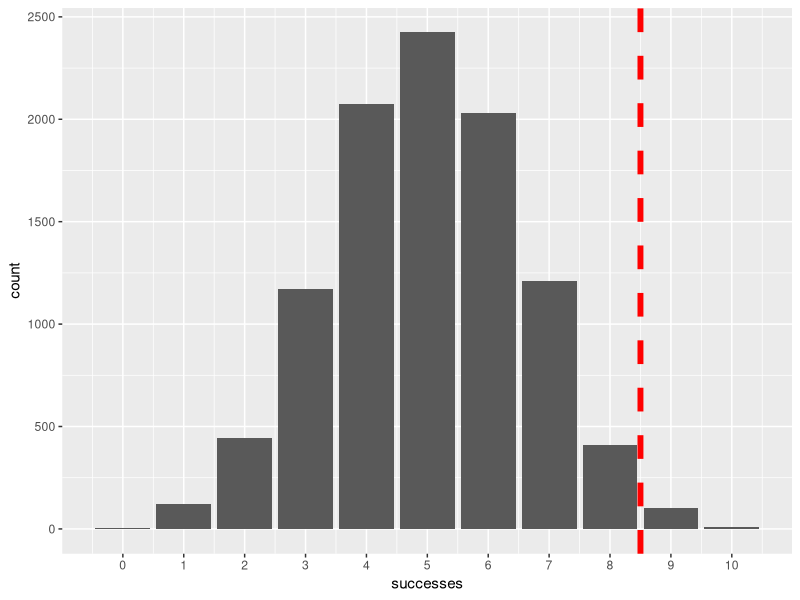
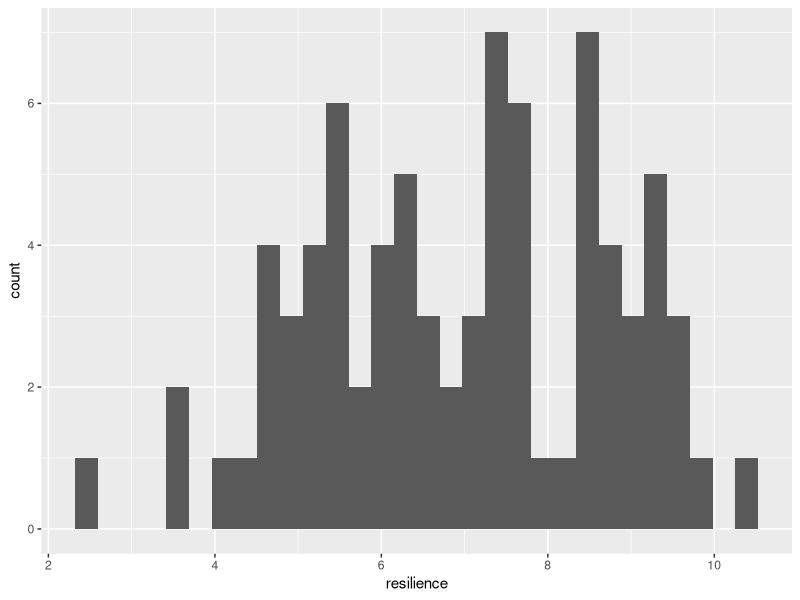
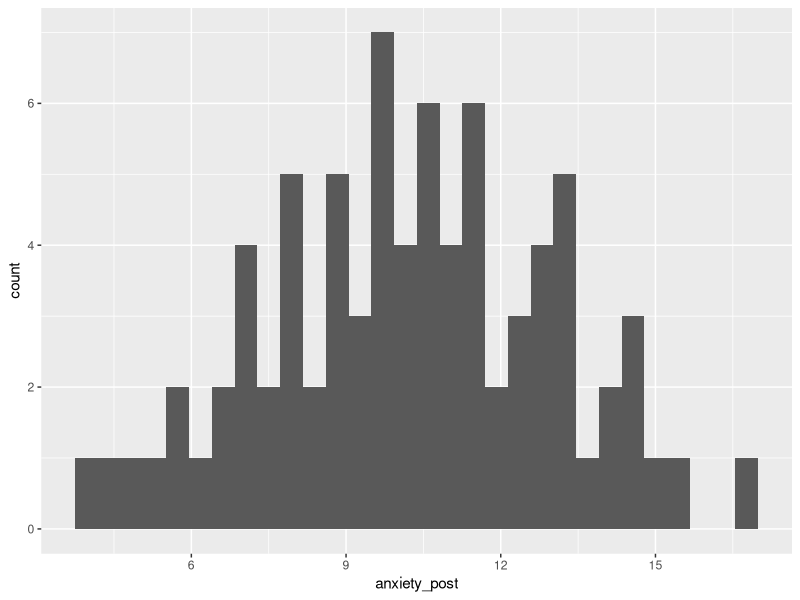
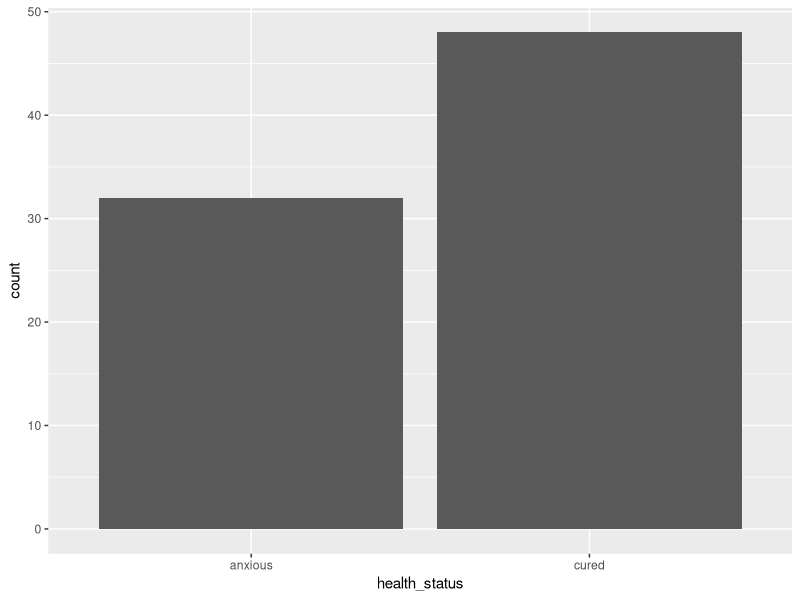
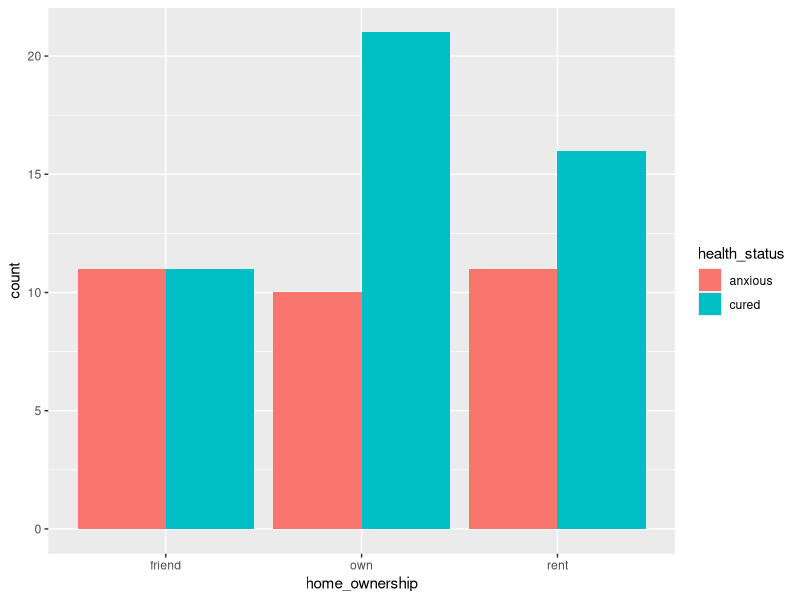
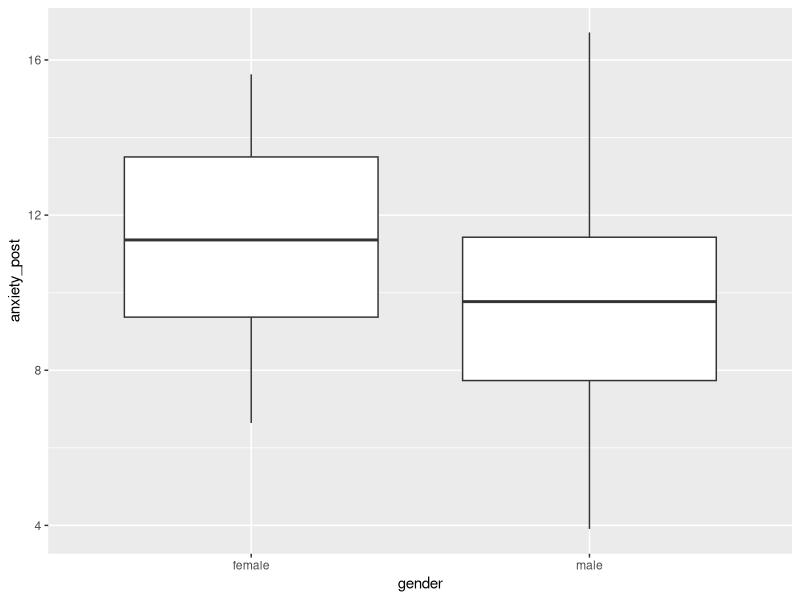
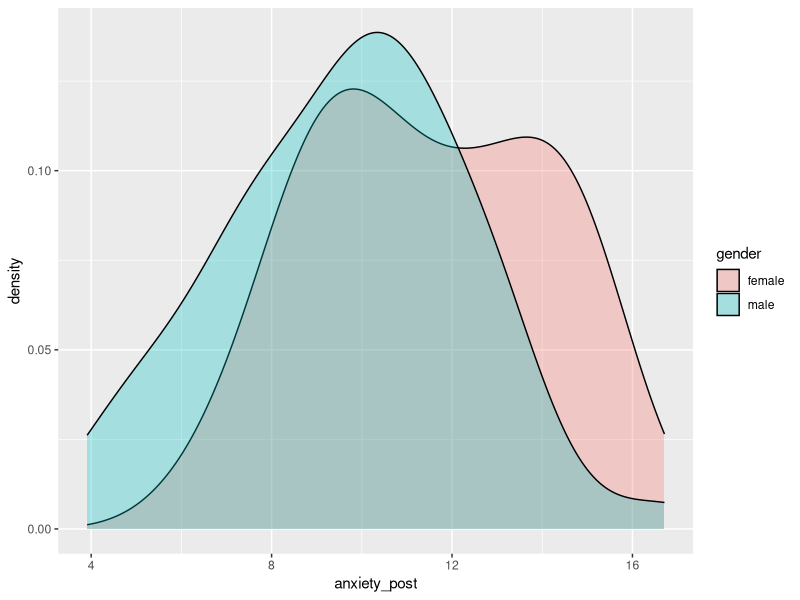
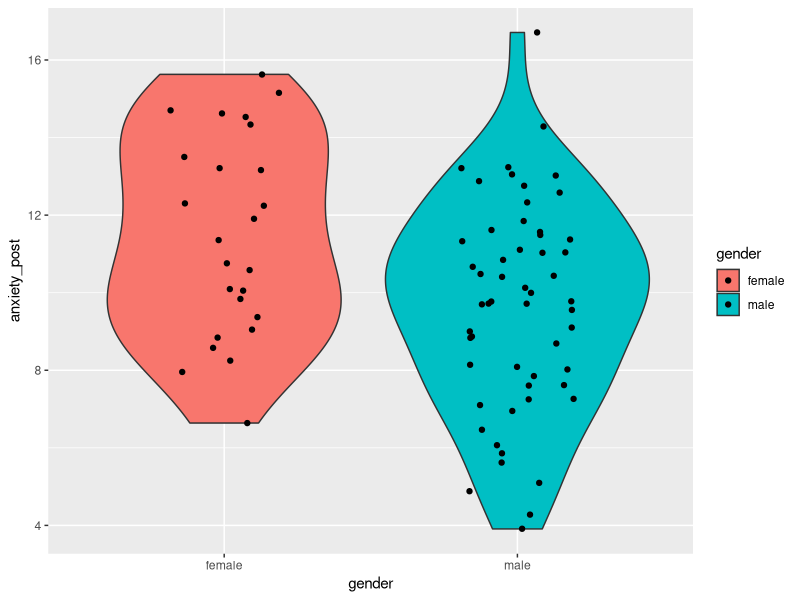

These charts were generated, in order, by the following R code:

############################################################
#                                                          #
#              Basics of hypothesis testing                #
#                                                          #
############################################################


# ## Abstract	

# This exercise aims to introduce the basic concepts related to **hypothesis testing**. During this exercise we will learn about the most commonly used statistical test to test univariate and bivariate hypotheses (testing the effect/relationship between two variables).	


# ## Loading packages	


library(tidyverse) # for dplyr and ggplot2	


# ## Null hypothesis significance testing, and its flipped logic	

# During hypothesis testing our aim often is to test establish the existence of an effect or relationship between variables. In other words, what is the probability that there is an effect. However, during **null-hypothesis significance testing (NHST)** we don't get an answer to this question directly. Rather, we apply a backward logic. We calculate what is the **probability of seeing the observed trend (or even more extreme trend) if the null hypothesis is true**.	

# A simple example: we suspect that **a coin is biased** in a way that when flipped it is more likely to show "heads" than "tails"). If I want to test whether the coin is biased with NHST, I first set up a **null-hypothesis**: in this case that the coin is fair (flipping "heads" and "tails" have the same probability).	

# - H1: the coin is biased (toward "heads")	
# - H0: the coin is fair	

# Let's say that we flip the coin and get 9 "heads" and 1 "tail". What is the probability that the coin is biased? We don't know. We cannot tell, partially because we did not specify "how much" bias are we looking for. However, we can easily tell what is the probability of getting this or even more extreme results (even more heads), if the coin is **fair**. It just requires a bit of probability theory. 	

# Without going into the details, we can calculate with the code below that the probability of getting 9 or more heads out of 10 coin flips if the probability of heads is 0.5 (50%), is p = 0.0107 (**about 1% chance**).	



	
1-pbinom(9-1, 10, 0.5)	

# In other words if we kept repeating the same experiment many times (each experiment containing 10 coinflips) with fair coins, in only 1% of the experiments would we get 9 or more heads.	

# We can test this in R by running a simulation of a lot of similar "experiments". We can randomize a coinflip-like binomial outcome (0 or 1) using the **rbinom()** function. With the code below we randomize the outcome of 10 coinflips 10000 times, with the probability of getting 1 or 0 being equial: p = 0.5 (50%). In the plot we can see how many of the experiments ended up producing 9 or more ones ("heads"). It is close to the above calculated theoretically expected probability.	


successes = rbinom(n = 10000, size = 10, prob = 0.5)	
random_flips = data.frame(successes)	
	
sum(successes > 8)/10000 # proportion of experiments with 9 or more "heads"	
	
ggplot(data = random_flips) +	
  aes(x = successes) +	
  geom_bar()+	
  scale_x_continuous(breaks = 0:10)+	
  geom_vline(xintercept = 8.5, col = "red", linetype = "dashed", size = 2)	
	
	


# Furthermore, this value is equivalent to the p-value returned by a statistical test testing the "fairness" of the coin, in this case, the Binomial test (notice that the p-value returned by the test is the same as we calculated above using pbinom()).	


	
binom.test(x = 9, n = 10, p = 0.5, alternative = "greater")	
	

# All in all, getting 9 or more heads is pretty **surprising** (rare)  from 10 flips, if the coin is fair. But what does this mean regarding whether the coin is **actually fair or not**? We don't actually know. We only know **how rare it is to see the result that we got, if we assume that the coin is fair**. This is the backward logic of the NHST you need to understand.	

# Let's go further now and let's assume that we need to **make a decision** about whether we consider the coin to be fair (for example for a "coin flipping contest") or whether we should believe that the coin is biased. This is the **test** part in the NHST. We usually make this decision based on a pre-specified probability threshold. If the result we saw is **surpirising enough**, **rare enough** assuming the truth of the null hypothesis, we might consider to abonden the assumption that the null hypothesis is true (and with the process of elimination, the only thing we are left with is the alternative hypothesis).	

# In psychology, we usually set this decision threshold at **lower than 5% probability** (p < 0.05). If we see a probability (a p-value) lower than this, we say that we **reject the null**. 	

# It is important to realize thought that we do not get information from the test about the true probability of the null or the alternative hypotheses being true in any single test. We can only know how probable or improbable the result we saw is "in a world where H0 is true". Nothing more and nothing less. 	

# The benefit of using the NHST framework for statistical decision making is that **if we use our decision threshold consistently**, we can be **fairly certain** that we only reject the null falsely in 5% of the times **when the null was actually true**. 	

# Please notice two things though: One is that I said **"fairly certain"** because the assumptions of our statistical tests must hold true, and we have to account for multiple testing. The other is that I said **"when the null was actually true"**. This is important to realize that the benefit that only 5% of our rejections are false does not mean that we are only wrong in 5% of our statistical decisions. This is because this also depends on the **base-rates of correct hypotheses**.	

# ## How many times are we actually right when making statistical decisions?	

# Consider for example of lie detectors. Lie detectors have a pretty high sensitivity, meaning that they tend to correctly identify liers in a high percentage of cases. Lets assume that we have a lie detector with a 95% sensitivity, and that the court uses decisions of lie detector operators in court rulings, so this means that we will catch 95% of the criminals, and only 5% of the criminals will get away unpunished (false negatives). This is all great and some might argue that we should use lie detectors more often in court cases. But notice that so far we only talked about criminals. What about the innocents? It turns out that while lie detectors have a great sensitivity, they tend to have a terrible specificity. That is, about 50% of non-liers are also detected as liers (false-positives) by the lie detector test. So how many times will our court rulings be correct if we rely on lie detectors? It depends on how many criminals and how many innocents we do the test with. If we mostly do the tests with criminals, we will be right most of the times. If we mostly do the test with innocents, we will be wrong most of the times. It is easy to see that if we blanket-test the population with lie detectors, and the actually proportion of criminals in the population is very low, we will end up with mostly innocents in the jails.	

# The same is true for NHST. NHST has a 5% false positive rate (false rejection of the null), but research studies tend to be powered to only have 80% of power (this means 20% false negative rate) in theory. So how many of our statistical decisions are correct then? As in the previous example, this depends on the base-rate. Of how often we do statistical tests of hypotheses which are actually true. 	

# Lets say that the alternative hypothesis is true in 50% of the cases. So from 2000 hypotheses that we test, in 1000 H0 is true, and we will reject the null falsely in 5% of them, so in 50 of these studies we will (wrongly) say that the hypothesis is true. In the rest of the studies, assuming 80% power, we will correctly reject the null in 800 studies. So in total we rejected the null in 850 studies, so in total, we our decisions to reject the null was incorrect in 50/850=0.0588 proportion of the null-rejection decisions (about 6%). Also, we retained the null hypothesis in 950 of the times when the null was actually correct, and we falesely retained the null in 200 studies where actually the alternative hypothesis was true. So our decision to retain the null was incorrect in 200/1150=0.174 proportion (17%) of the decisions in which we retained the null. In total, 250/2000 = 0.125, that is, 12.5% of our statistical decisions were incorrect.	

# But lets assume now that we (scientists) are not that good at coming up with good hypotheses. What if only 10% of the hypotheses that we test in research are actually true? If we crunch the numbers, we can see that in this case, from 2000 research studies we will end up with 90 false rejections of the null and 160 true rejections of the null, thus, we wrongly rejected the null in 36% of all the null-rejection decisions. This is pretty bad. You can say that OK, but in return only incorrectly retained the null in 2% of our null-retention decisions, which lands us at about only 6.5% of our statistical decisions being incorrect overall. That is true, but note that:	

# - the using a strict 5% decision threshold did not prevent us from making a lot of mistakes when we rejected nulls.	
# - the actual power in real research is much lower than the usually desired 80%. Some researchers estimate that depending on the field in question, the actual power is closer to 30-50%.	
# - there is a huge publication bias where positive results (rejecting the null) are overwhelmingly more easy to get published than negative results (retaining the null), so we mostly just see the null-rejection decisions, which means that out of all of the **published** statistical decisions, the actual rate of incorrect decisions is much higher overall.	
# - we did not factor in assumptions not holding true and multiple testing as I mentioned above, which might make things worse	
# - we don't actually know the true base-rate of "good ideas", so how many of our hypotheses baing tested in research are actually true. if most hypotheses we test are wrong, the published decisions can be wrong in even more times	
# - people's careers depend on publication, so researchers are incentivised to "get positive results", because that will increase their chances of being published, thus, there is a certain amount of fraud and questionable research practices in the field, that introduce bias.	

# In summary, unfortunaly it is a very real **possibility that most of the published statistical decisions are wrong** in the current literature. Recent multi-lab replication projects confirm this grim suspicion, where only about 40-60% of the findings published in top scientific journals could be replicated in high powered replication attempts.	


# ## How to do the most common statistical tests in R	

# As discussed above, statistical tests are designed to compute a p-value. In this class we will discuss the following statistical tests:	

# - binomial test	
# - Chi-squared test	
# - t-test	
# - one-way ANOVA	
# - correlation test	



# ### Binomial test	

# We can test the hypothesis that the probability of on of two binomial outcomes is different from a specified test value using the binomial test. In the coin-flip case we used this test to test the hypothesis that the probability of "heads" is higher than 0.5. In this test we need to specify the number of "successes" (x) and the number of total attempts (n), where "success" is defined as getting one of the two possible outcomes. We also need to specify the propbability of success in case of the null hypothesis being true. This is denoted as "p", but don't let this confuse you, this is not the p-value that we use for statistical inference.	

# We specify that alternative = "greater" in the code because we have a specific directional hypothesis, the alternative hypothesis is not only that the probability of heads is "different" from 0.5, we suspect that the probability of heads is actually higher than 0.5.	


	
binom.test(x = 9, n = 10, p = 0.5, alternative = "greater")	
	


# Interpreting the results:	

# - p-value: This is the p-value used for statistical inference, giving the probability of seeing the observer results or even more extreme results if the null is true.	
# - alternative hypothesis: specifies the alternative hypothesis, in this case that "true probability of success is greater than 0.5", because we specified p = 0.5 when calling the statistical test, and because we specified that alternative = "greater".	
# - 95 percent confidence interval (95% CI for short): A 95% confidence interval, meaning that if the experiment was repeated many times and we calculated the the confidence intervals the same way, 95% of these intervals would contain the true population parameter (in this case, the actual probability of getting heads with this coin). It is important that just like the p-value, this 95% CI does not give any assurance about the current single study, it is designed to work over many studies. Note that the CI extend on one side to the highest possible value (in this case 1 is the highest possible value, since we are talking about probabilites). This is because we specified a "one-sided" statistical test with alternative = "greater".	
# - Sample estimates: the actual observed "empirical probability", the observed proportion of successes in our sample. This is the point-estimate.	

# The result can be written as:	

# "We observed 9 heads out of 10 coin flips. The probability of heads is statistically significantly larger (p = 0.011) than 50%: the probability of heads was 0.9 in the sample (95% CI = 0.61, 1)"	

# ## Generate data for the class	

# The code below will generate some data for our class today. It is not important to understand the data generation code at this point in the course, but if you are interested, you can learn from it. 	


n_per_group = 40	
	
base_height_mean = 164	
base_height_sd = 10	
base_anxiety_mean = 18	
base_anxiety_sd = 2	
resilience_mean = 7	
resilience_sd = 2	
	
treatment_effect = - 3	
resilience_effect = - 0.8	
	
gender_bias = 0.7	
gender_effect = - 1	
gender_effect_on_height = 12	
	
	
treatment <- rep(c(1, 0), each = n_per_group)	
set.seed(1)	
	
gender_num <- rbinom(n = n_per_group * 2, size = 1, prob = 0.7)	
gender <- NA	
gender[gender_num == 0] = "female"	
gender[gender_num == 1] = "male"	
	
set.seed(2)	
home_ownership <- sample(c("own", "rent", "friend"), n_per_group * 2, replace = T)	
	
set.seed(3)	
resilience <- rnorm(mean = resilience_mean, sd = resilience_sd, n = n_per_group*2)	
	
set.seed(6)	
anxiety_base <- rnorm(mean = base_anxiety_mean, sd = base_anxiety_sd, n = n_per_group*2)	
anxiety_baseline <- anxiety_base + resilience * resilience_effect + gender_num * gender_effect + rnorm(mean = 0, sd = 2, n = n_per_group*2)	
anxiety_post <- anxiety_base + treatment * treatment_effect + resilience * resilience_effect + gender_num * gender_effect	
participant_ID <- paste0("ID_", 1:(n_per_group*2))	
	
set.seed(5)	
height_base <- rnorm(mean = base_height_mean, sd = base_height_sd, n = n_per_group*2)	
height <- height_base + gender_num * gender_effect_on_height	
	
	
group <- rep(NA, n_per_group*2)	
group[treatment == 0] = "control"	
group[treatment == 1] = "treatment"	
	
health_status <- rep(NA, n_per_group*2)	
health_status[anxiety_post < 11] = "cured"	
health_status[anxiety_post >= 11] = "anxious"	
	
data <- data.frame(participant_ID)	
data = cbind(data, gender, group, resilience, anxiety_baseline, anxiety_post, health_status, home_ownership, height)	
data = as_tibble(data)	
	
data = data %>% 	
  mutate(gender = factor(gender))	
	
data = data %>% 	
  mutate(group = factor(group))	
	
data = data %>% 	
  mutate(health_status = factor(health_status))	
	
data = data %>% 	
  mutate(home_ownership = factor(home_ownership),	
         anxiety_baseline = round(anxiety_baseline, 2),	
         anxiety_post = round(anxiety_post, 2),	
         resilience = round(resilience, 2),	
         height = round(height, 2))	
	
	


# The data simulate data gathered in a randomized controlled clinical trial, where we assessed the effectiveness of psychotherapy to alleviate stress of hurricane survivors. People with high anxiety entered the study after they lost their homes in a hurricane. Participants were randomly allocated into a control or a treatment group. The treatment group got weekly CBT sessions for 6 weeks. The control group was put on a wait list, and did not get any intervention to decrease anxiety.	

# In the dataset we have the following variableS: 	

# - participant_ID	
# - gender	
# - group - "treatment" or "control"	
# - resilience - a trait-like ability/capacity of a person to cope with challanges or stressful situations (a continuous variable)	
# - anxiety_baseline - anxiety levels measured at baseline	
# - anxiety_post - anxiety measured after 6 weeks	
# - health_status - whether the person can be considered to be "cured" or "anxious" according to clinical criteria.	
# - home_ownership - where did the person live before the hurricane: "friend" means that with family or friends, "own" means that in a property owned by the person, "rent" means that in property rented by the person	
# - height - height of the person	

# ## Checking data.	


# As always, we need the check the data structure and descriptives before doing any analysis. 	



data	
	
data %>% 	
  summary()	
	
data %>% 	
  ggplot() +	
    aes(x = resilience) +	
    geom_histogram()	
	
data %>% 	
  ggplot() +	
    aes(x = anxiety_post) +	
    geom_histogram()	
	
data %>% 	
  ggplot() +	
    aes(x = health_status) +	
    geom_bar()	
	
set.seed(Sys.time())	


# ## Hypotheses

# We will test the following hypotheses in this study: 	

# 1. More than 50% of the participants were male in the population (**gender** vs. 50%).	
# 2. The research groups will differ from each other in the health_status of individuals. (**health_status** vs. **group**)	
# 3. The average anxiety will be lower i the treatment group than in the control group at the 6 week (post-tretatment) measurement time (**anxiety_post** vs. **group**)	
# 4. Resilience will be negatively correlated with post-test anxiety (those with higher resilience will have lower anxiety).(**anxiety_post** vs. **resilience**)	


# *___________Practice_____________*	

# Test the hypothesis that there are more than 50% males (**gender** variable) in this clinical population. 	

# Hint: We can test this hypothesis the same way as we tested the hypothesis above about the coin being biased.	

# *________________________________*	


# ## Relationship between two categorical variables (Chi-squared test)	

# The Chi-squared test is used to assess whether there is a relationship between two categorical variables.	

# (For 2x2 tables the Fisher’s exact test or likelihood ratio test is advised, but for tables larger than 2x2 the Chi-sqare test is advised.)	

# Assumptions for the Chi-sqare test:	

# - Each observation is independent of all the others (i.e., one observation per subject);	
# - No more than 20% of the expected counts are less than 5 and all individual expected counts are 1 or greater	

# Lets now assess the relationship of **home_ownership** and **health_status**. 	

# As always, we start with exploration:	

# - create a crosstab of the two variables	
# - visualize the relationship using a barchart (pl. geom_bar)	


	
table(data$home_ownership, data$health_status)	
	
data %>% 	
  ggplot() +	
    aes(x = home_ownership, fill = health_status) +	
    geom_bar(position = "dodge")	
	


# Then, we can perform the Chi-squared test. We do this on the crosstab we created for the exploration above. 	

# In the Khi-squared test we are testing the null hypothesis that the probability distribution of one variable is the same in all categories of the other variable. (In our case this means that people in all home ownership categoris display the same rate of being cured vs. being anxious)	



	
ownership_health_status_table = table(data$home_ownership, data$health_status)	
ownership_health_status_table	
	
chisq.test(ownership_health_status_table)	
	

# We can write this result down as: 	

# "There is no statistically significant difference among the different home ownership groups in their health status. (X^2 = `r round(chisq.test(ownership_health_status_table)$statistic, 2)`, df = `r chisq.test(ownership_health_status_table)$parameter`, p = `r round(chisq.test(ownership_health_status_table)$p.value, 3)`)."	





# *___________Practice_____________*	


# Test hypothesis 2 mentioned above: "The research groups will differ from each other in the health_status of individuals." (**health_status** vs. **group**)	

# This can be tested with the same procedure as above.	

# - first, do explorative analysis	
# - create a crosstab of the two variables, save this table as a new object	
# - do the chisq.test() with this table object as the input	
# - write down the results according to the example in the class notes.	


# *________________________________*	


# ## Comparing the average of a continuous variable across groups: t-test and ANOVA	


# ### t-test	

# The t-test is used to compare the mean of a continuous variable across two groups. For example in the code below we compare the mean of anxiety after 6 weeks of treatment (**anxiety_post**) of men and women (**gender**).  	

# The assumptions of the independent sample t-test are:	

# - The dependent variable should be measured at the interval or ratio level	
# - The independent variable should consist of two categorical independent groups	
# - Independence of the observations. Each subject should belong to only one group. There is no relationship between the observations in each group.	
# - No significant outliers in the two groups	
# - Normality. the data for each group should be approximately normally distributed.	
# - Homogeneity of variances. the variance of the outcome variable should be equal in each group. The Welch t-test does not make this assumption, so this can be used in case of heteroscedasticity.	


# As usualy we start with exploratory statistics.	


	
summary = data %>% 	
  group_by(gender) %>% 	
    summarize(mean = mean(anxiety_post), sd = sd(anxiety_post))	
summary	
	
data %>% 	
  ggplot() +	
    aes(x = gender, y = anxiety_post) +	
    geom_boxplot()	
	
data %>% 	
  ggplot() +	
    aes(x = anxiety_post, fill = gender) +	
    geom_density(alpha = 0.3)	
	
data %>% 	
  ggplot() +	
    aes(x = gender, y = anxiety_post, fill = gender) +	
    geom_violin() +	
    geom_jitter(width = 0.2)	
	
	


# The exploratory results that indicate that there is a difference between the gender groups, females having slightly higher anxiety than men.	

# To see whether there is a statistically significant difference, we need to perform a t-test using the t.test() function.	


	
t_test_results = t.test(anxiety_post ~ gender, data = data)	
t_test_results	
	
mean_dif = summary %>% 	
    summarize(mean_dif = mean[1] - mean[2])	
mean_dif	
	
	


# The result can be written down as follows:	

# "Men and women are significantly different in post-treatment anxiety. (t = `r round(t_test_results$statistic, 2)`, df = `r round(t_test_results$parameter, 2)`, p = `r round(t_test_results$p.value, 3)`. Mean anxiety in the groups were as follows: women: `r round(summary$mean[1], 2)`(`r round(summary$sd[1], 2)`), men: `r round(summary$mean[2], 2)`(`r round(summary$sd[2], 2)`). Women were on average more anxious by `r round(mean_dif, 2)` points than men (95% CI = `r round(t_test_results$conf.int[1], 2)`, `r round(t_test_results$conf.int[2], 2)`)."	

# ### One-way ANOVA	

# If there are **more than 2 categories** in a categorical variable, we cannot use a t-test to compare all groups at the same time. Instead, we can use the ***One-way ANOVA*** with the **aov()** function. The formula is the same as for the t.test().	

# The assumptions of the one-way ANOVA:	

# - The dependent variable should be measured at the interval or ratio level	
# - The independent variable should consist of two or more categorical, independent groups	
# - Independence of observations	
# - No significant outliers in the groups	
# - Normality. The dependent variable should be approximately normally distributed for each category of the independent variable	
# - Homogeneity of variances.	


# Below we are testing the group differences in mean post-treatment anxiety (**anxiety_post**) between the home ownership groups (**home_ownership**).	


	
summary_home_ownership_vs_anxiety_post = data %>% 	
  group_by(home_ownership) %>% 	
    summarize(mean = mean(anxiety_post), sd = sd(anxiety_post))	
summary_home_ownership_vs_anxiety_post	
	
	
data %>% 	
  ggplot() +	
    aes(x = home_ownership, y = anxiety_post) +	
    geom_violin() +	
  geom_jitter()	
	
	
ANOVA_result = aov(anxiety_post ~ home_ownership, data = data)	
summary(ANOVA_result)	
	



# The results can be written down as follows:	

# "There was no significant difference between the homw ownership groups in the average level of anxiety at post-treatment. (F (`r round(summary(ANOVA_result)[[1]]$Df[1],2)` ,`r round(summary(ANOVA_result)[[1]]$Df[2],2)`) = `r round(summary(ANOVA_result)[[1]]$F[1],2)`, p = `r round(summary(ANOVA_result)[[1]][1,5],3)`). Table 1 shows the mean and SD of anxiety for each group."	


# ### One-sided vs. two-sided tests	

# If we have an expectation about the direction of an effect (for example which group will show higher scores), that we use a **one-sided statistical test** instead of the degfault two-sided tests. 	

# Let's say for example that we hypothesize that there will be a difference between the gender groups in post-treatment anxiety, and also that females will have higher anxiety. We can specify this by setting the "alternative" parameter to alternative = "greater". 	

# If we compare this result to the previous result we got on the same t-test without setting the alternative parameter, see that all numerical results are the same, except for **the p-value and the confidence interval**. The p-value is exactly half of the size it was with the two-sided test, because the possible probability distribution was halved by using a one-sided hypothesis. This means that if we are right about the direction of the effect, specifying this in the hypothesis makes our test more powerful (have a higher probability of detecting the effect), so it is always worth it to specify a one-sided hypothesis if we have good reason to suspect it.	

# Also, as noted above, the confidence interval (CI) extends on one side to the highest possible value, in this case it is "Inf", that is, infinity. 	

# One important thing to understand is that when we say **alternative = "greater"**, we mean that the **reference group** in the categorical variable will have a higher mean compared to the other group. If we thought that the reference category would have a lower mean than the other group, we would have to specify **alternative = "less"**. 	

# As noted earlier, the reference group or reference category is determined by R automatically based on alphabetic order, unless specified otherwise. In our case, "female" is tha reference category, since it is earlier in the alphabet than "male". We can change this by using the **factor() function and setting the levels =** parameter as we have seen in the earlier exercise. The important thing is to always know what is the reference level when we specify a one-sided alternative hypothesis. 	



	
summary = data %>% 	
  group_by(gender) %>% 	
    summarize(mean = mean(anxiety_post), sd = sd(anxiety_post))	
summary	
	
data %>% 	
  ggplot() +	
    aes(x = gender, y = anxiety_post, fill = gender) +	
    geom_violin() +	
    geom_jitter(width = 0.2)	
	
t_test_results_one_sided = t.test(anxiety_post ~ gender, data = data, alternative = "greater")	
t_test_results_one_sided	
	


# We can write down the result like this:	

# "The anxiety was significantly higher among women than men (t = `r round(t_test_results_one_sided$statistic, 2)`, df = `r round(t_test_results_one_sided$parameter, 2)`, p = `r round(t_test_results_one_sided$p.value, 3)`. The mean and SD of anxiety in the groups were the following: women: `r round(summary$mean[1], 2)`(`r round(summary$sd[1], 2)`), men: `r round(summary$mean[2], 2)`(`r round(summary$sd[2], 2)`). women were on average `r round(mean_dif, 2)` points more anxious (95% CI = `r round(t_test_results_one_sided$conf.int[1], 2)`, inf)."	


# Lets see what would have happened if we specified the alternative hypothesis in the other direction with **alternative = "less"**. 	

# The p-values is almost 1 in this case, This is not surprising, since the trend in the data point into the opposite direction from what we specified in our alternative hypothesis, so this observation does not allow us at all to reject the null.	



	
t_test_results_one_sided = t.test(anxiety_post ~ gender, data = data, alternative = "less")	
t_test_results_one_sided	
	



# *____________Practice___________*	

# Test the 3rd hypothesis mentioned above: "The average anxiety will be lower in the treatment group than in the control group at the 6 week (post-tretatment) measurement time" (**anxiety_post** vs. **group**).	

# - Lets run exporatory analyses on the relationship of the two variables	
# - Decide whether to use one or two sided test, and if you decide to use one-sided, make sure to specify the alternative correctly based on what is the reference group	
# - Should we use the t.test or one-way ANOVA?	
# - Write down the results with words as shown in the example above.	

# *________________________________*	


# ## Relationship between two continuous variables, correlation test using cor.test()	

# The **correlation test** determines whether there is a statistically significant relationship between **two conitnuous variables**	

# The assumptions of pearson's correlation are:	

# - Continuous variables. If one or both of the variables are ordinal in measurement, then a Spearman correlation can be used	
# - Each observation should have a pair of values	
# - Absence of outliers	
# - Linearity. A “straight line” relationship between the variable should be formed.	
# - Normality. Both variables should be normally distributed. In case of non-normality a Spearman correlation can be conducted instead	


# Lets assess wehter there is a relationship between **resilience** and **height**. 	

# As we learned before, the exploratory analysis can inlcude a scatterplot with a trend line and calculating the correlation coefficient. (Note that in geom_smooth we use method = "lm" to get a straight line instead of the curved line what is produced by the default method = "loess")	


	
data %>% 	
  select(resilience, height) %>% 	
    cor()	
	
data %>% 	
  ggplot() +	
    aes(x = resilience, y = height) +	
      geom_point() +	
      geom_smooth(method = "lm")	
	


# The two variables seem to be unrelated based on the exploration.	

# We can test for whether there is a statistically significant relationship using Pearson correlation test via the **cor.test()** function:	


correlation_result = cor.test(data$resilience, data$height)		
correlation_result		
	


# We can write down the results as follows:	

# There is was no evidence for a significant relationship between resilience and height (r = `r round(correlation_result$estimate, 2)`, 95% CI = `r round(correlation_result$conf.int[1], 2)`, `r round(correlation_result$conf.int[2], 2)`, df = `r round(correlation_result$parameter, 2)`, p = `r round(correlation_result$p.value, 3)`)"	

# Similarly to the t.test, it is good to use a one-sided alternative hypothesis in the case of a correlation test as well, if we have a good reason to expect this. For example we can expect that there will be a positive correlation between resilience and height, so we could specify alternative = "greater", because we think that there will be a positive correlation. If we thought the correlation will be negative, we would specify alternative = "less".	


	
correlation_result_greater = cor.test(data$resilience, data$height, alternative = "greater")		
correlation_result_greater		
	




# *____________Practice____________*	

# Test the 4th hypothesis mentioned above: "Resilience will be negatively correlated with post-test anxiety (those with higher resilience will have lower anxiety)." (**anxiety_post** vs. **resilience**)	

# - Lets run exporatory analyses on the relationship of the two variables	
# - Decide whether to use one or two sided test, and if you decide to use one-sided, make sure to specify the alternative correctly based on the expected direction of the relationship	
# - Write down the results of the test with words as shown in the example above.	

# *________________________________*	


# ### About reporting statistical results in general:	

# When reporting statistical results, it can vary from test to test what kinds of data we get, but in general, we usually need to provide the following information in te description of the results: 	
# - text summary of the results	
# - the test-statistic	
# - degrees of freedon (in very simple tests with no df we usually report the sample size instead)	
# - p-value	
# - point estimate of the parameter or effect size 	
# - 95% confidence interval of the the parameter or effect size 	
